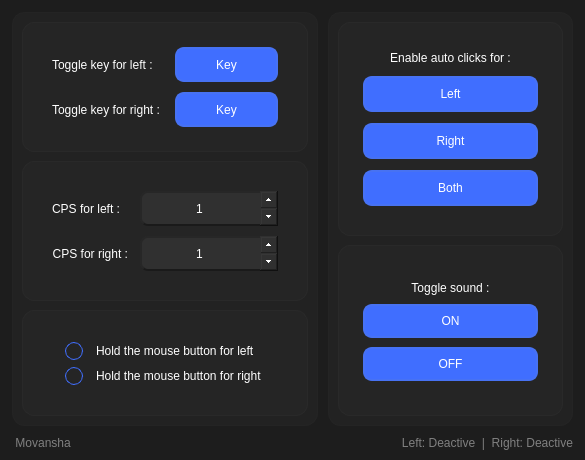
<?xml version="1.0" encoding="UTF-8"?>
<ui version="4.0">
 <author>Movansha</author>
 <class>MainWindowClass</class>
 <widget class="QMainWindow" name="MainWindowClass">
  <property name="geometry">
   <rect>
    <x>0</x>
    <y>0</y>
    <width>585</width>
    <height>460</height>
   </rect>
  </property>
  <property name="minimumSize">
   <size>
    <width>580</width>
    <height>440</height>
   </size>
  </property>
  <property name="maximumSize">
   <size>
    <width>810</width>
    <height>520</height>
   </size>
  </property>
  <property name="windowTitle">
   <string>Berry Clicker</string>
  </property>
  <property name="windowIcon">
   <iconset resource="resources.qrc">
    <normaloff>:/icons/resources/app.ico</normaloff>:/icons/resources/app.ico</iconset>
  </property>
  <property name="iconSize">
   <size>
    <width>32</width>
    <height>32</height>
   </size>
  </property>
  <widget class="QWidget" name="centralWidget">
   <property name="focusPolicy">
    <enum>Qt::FocusPolicy::StrongFocus</enum>
   </property>
   <property name="styleSheet">
    <string notr="true">background: #1d1d1d; color: #ffffff; font: 11pt &quot;Corbel&quot;;</string>
   </property>
   <layout class="QGridLayout" name="gridLayout">
    <property name="leftMargin">
     <number>12</number>
    </property>
    <property name="topMargin">
     <number>12</number>
    </property>
    <property name="rightMargin">
     <number>12</number>
    </property>
    <property name="bottomMargin">
     <number>10</number>
    </property>
    <property name="spacing">
     <number>10</number>
    </property>
    <item row="0" column="0">
     <widget class="QWidget" name="widget_left" native="true">
      <property name="sizePolicy">
       <sizepolicy hsizetype="Expanding" vsizetype="Expanding">
        <horstretch>5</horstretch>
        <verstretch>0</verstretch>
       </sizepolicy>
      </property>
      <property name="styleSheet">
       <string notr="true">QWidget {background: #222222;}
#widget_left {border: 1 solid #242424; border-radius: 13;}</string>
      </property>
      <layout class="QGridLayout" name="gridLayout_2">
       <property name="leftMargin">
        <number>10</number>
       </property>
       <property name="topMargin">
        <number>10</number>
       </property>
       <property name="rightMargin">
        <number>10</number>
       </property>
       <property name="bottomMargin">
        <number>10</number>
       </property>
       <property name="verticalSpacing">
        <number>9</number>
       </property>
       <item row="1" column="0">
        <widget class="QWidget" name="widget_cps" native="true">
         <property name="sizePolicy">
          <sizepolicy hsizetype="Expanding" vsizetype="Expanding">
           <horstretch>0</horstretch>
           <verstretch>0</verstretch>
          </sizepolicy>
         </property>
         <property name="styleSheet">
          <string notr="true">QWidget {background: #252525;}
#widget_cps {border: 1 solid #292929; border-radius: 12;}</string>
         </property>
         <layout class="QGridLayout" name="gridLayout_5">
          <property name="leftMargin">
           <number>30</number>
          </property>
          <property name="topMargin">
           <number>10</number>
          </property>
          <property name="rightMargin">
           <number>30</number>
          </property>
          <property name="bottomMargin">
           <number>10</number>
          </property>
          <property name="horizontalSpacing">
           <number>12</number>
          </property>
          <property name="verticalSpacing">
           <number>10</number>
          </property>
          <item row="1" column="2">
           <widget class="QSpinBox" name="spinbox_left">
            <property name="sizePolicy">
             <sizepolicy hsizetype="Expanding" vsizetype="Expanding">
              <horstretch>0</horstretch>
              <verstretch>0</verstretch>
             </sizepolicy>
            </property>
            <property name="minimumSize">
             <size>
              <width>0</width>
              <height>35</height>
             </size>
            </property>
            <property name="maximumSize">
             <size>
              <width>16777215</width>
              <height>35</height>
             </size>
            </property>
            <property name="cursor">
             <cursorShape>IBeamCursor</cursorShape>
            </property>
            <property name="styleSheet">
             <string notr="true">QSpinBox {
background: #303030;
color: #ffffff;
font: 10pt &quot;Arial&quot;;
border: 2 outset #1a1a1a;
border-radius: 8;
}

QSpinBox::up-button {
width: 18;
height: 18;
subcontrol-origin: border;
subcontrol-position: top right;
}

QSpinBox::down-button {
width: 18;
height: 18;
subcontrol-origin: border;
subcontrol-position: bottom right;
}

QSpinBox::focus {
border: 2 solid #191919;
}</string>
            </property>
            <property name="alignment">
             <set>Qt::AlignmentFlag::AlignCenter</set>
            </property>
            <property name="buttonSymbols">
             <enum>QAbstractSpinBox::ButtonSymbols::UpDownArrows</enum>
            </property>
            <property name="minimum">
             <number>1</number>
            </property>
            <property name="maximum">
             <number>999999999</number>
            </property>
           </widget>
          </item>
          <item row="1" column="1">
           <widget class="QLabel" name="label_left_cps">
            <property name="sizePolicy">
             <sizepolicy hsizetype="Fixed" vsizetype="Preferred">
              <horstretch>0</horstretch>
              <verstretch>0</verstretch>
             </sizepolicy>
            </property>
            <property name="text">
             <string>CPS for left :</string>
            </property>
            <property name="alignment">
             <set>Qt::AlignmentFlag::AlignRight|Qt::AlignmentFlag::AlignTrailing|Qt::AlignmentFlag::AlignVCenter</set>
            </property>
           </widget>
          </item>
          <item row="2" column="1">
           <widget class="QLabel" name="label_right_cps">
            <property name="sizePolicy">
             <sizepolicy hsizetype="Fixed" vsizetype="Preferred">
              <horstretch>0</horstretch>
              <verstretch>0</verstretch>
             </sizepolicy>
            </property>
            <property name="text">
             <string>CPS for right :</string>
            </property>
            <property name="alignment">
             <set>Qt::AlignmentFlag::AlignRight|Qt::AlignmentFlag::AlignTrailing|Qt::AlignmentFlag::AlignVCenter</set>
            </property>
           </widget>
          </item>
          <item row="2" column="2">
           <widget class="QSpinBox" name="spinbox_right">
            <property name="sizePolicy">
             <sizepolicy hsizetype="Expanding" vsizetype="Expanding">
              <horstretch>0</horstretch>
              <verstretch>0</verstretch>
             </sizepolicy>
            </property>
            <property name="minimumSize">
             <size>
              <width>0</width>
              <height>35</height>
             </size>
            </property>
            <property name="maximumSize">
             <size>
              <width>16777215</width>
              <height>35</height>
             </size>
            </property>
            <property name="cursor">
             <cursorShape>IBeamCursor</cursorShape>
            </property>
            <property name="styleSheet">
             <string notr="true">QSpinBox {
background: #303030;
color: #ffffff;
font: 10pt &quot;Arial&quot;;
border: 2 outset #1a1a1a;
border-radius: 8;
}

QSpinBox::up-button {
width: 18;
height: 18;
subcontrol-origin: border;
subcontrol-position: top right;
}

QSpinBox::down-button {
width: 18;
height: 18;
subcontrol-origin: border;
subcontrol-position: bottom right;
}

QSpinBox::focus {
border: 2 solid #191919;
}</string>
            </property>
            <property name="alignment">
             <set>Qt::AlignmentFlag::AlignCenter</set>
            </property>
            <property name="minimum">
             <number>1</number>
            </property>
            <property name="maximum">
             <number>999999999</number>
            </property>
           </widget>
          </item>
          <item row="3" column="1" colspan="2">
           <spacer name="verticalSpacer_4">
            <property name="orientation">
             <enum>Qt::Orientation::Vertical</enum>
            </property>
            <property name="sizeHint" stdset="0">
             <size>
              <width>20</width>
              <height>20</height>
             </size>
            </property>
           </spacer>
          </item>
          <item row="0" column="1" colspan="2">
           <spacer name="verticalSpacer_3">
            <property name="orientation">
             <enum>Qt::Orientation::Vertical</enum>
            </property>
            <property name="sizeHint" stdset="0">
             <size>
              <width>20</width>
              <height>20</height>
             </size>
            </property>
           </spacer>
          </item>
         </layout>
        </widget>
       </item>
       <item row="0" column="0">
        <widget class="QWidget" name="widget_tk" native="true">
         <property name="sizePolicy">
          <sizepolicy hsizetype="Expanding" vsizetype="Expanding">
           <horstretch>0</horstretch>
           <verstretch>0</verstretch>
          </sizepolicy>
         </property>
         <property name="styleSheet">
          <string notr="true">QWidget {background: #252525;}
#widget_tk {border: 1 solid #292929; border-radius: 12;}</string>
         </property>
         <layout class="QGridLayout" name="gridLayout_6">
          <property name="leftMargin">
           <number>30</number>
          </property>
          <property name="topMargin">
           <number>5</number>
          </property>
          <property name="rightMargin">
           <number>30</number>
          </property>
          <property name="bottomMargin">
           <number>5</number>
          </property>
          <property name="horizontalSpacing">
           <number>15</number>
          </property>
          <property name="verticalSpacing">
           <number>10</number>
          </property>
          <item row="1" column="0">
           <widget class="QLabel" name="label_tk_left">
            <property name="sizePolicy">
             <sizepolicy hsizetype="Fixed" vsizetype="Preferred">
              <horstretch>0</horstretch>
              <verstretch>0</verstretch>
             </sizepolicy>
            </property>
            <property name="text">
             <string>Toggle key for left :</string>
            </property>
           </widget>
          </item>
          <item row="1" column="1">
           <widget class="QPushButton" name="button_tk_left">
            <property name="sizePolicy">
             <sizepolicy hsizetype="Expanding" vsizetype="Expanding">
              <horstretch>0</horstretch>
              <verstretch>0</verstretch>
             </sizepolicy>
            </property>
            <property name="minimumSize">
             <size>
              <width>0</width>
              <height>35</height>
             </size>
            </property>
            <property name="maximumSize">
             <size>
              <width>16777215</width>
              <height>35</height>
             </size>
            </property>
            <property name="cursor">
             <cursorShape>PointingHandCursor</cursorShape>
            </property>
            <property name="focusPolicy">
             <enum>Qt::FocusPolicy::TabFocus</enum>
            </property>
            <property name="styleSheet">
             <string notr="true">QPushButton {
background: #406eff;
color: #ffffff;
border: 2 solid #4772f3;
border-radius: 9;
}

QPushButton::hover {
background: #709bff;
border: 2 solid #739dff;
}

QPushButton::focus {
background: #709bff;
border: 2 solid #739dff;
}

QPushButton::pressed {
background: #7383ea;
border: 2 solid #6476ce;
}</string>
            </property>
            <property name="text">
             <string>Key</string>
            </property>
           </widget>
          </item>
          <item row="2" column="0">
           <widget class="QLabel" name="label_tk_right">
            <property name="sizePolicy">
             <sizepolicy hsizetype="Fixed" vsizetype="Preferred">
              <horstretch>0</horstretch>
              <verstretch>0</verstretch>
             </sizepolicy>
            </property>
            <property name="text">
             <string>Toggle key for right :</string>
            </property>
           </widget>
          </item>
          <item row="3" column="0" colspan="2">
           <spacer name="verticalSpacer_6">
            <property name="orientation">
             <enum>Qt::Orientation::Vertical</enum>
            </property>
            <property name="sizeHint" stdset="0">
             <size>
              <width>20</width>
              <height>20</height>
             </size>
            </property>
           </spacer>
          </item>
          <item row="2" column="1">
           <widget class="QPushButton" name="button_tk_right">
            <property name="sizePolicy">
             <sizepolicy hsizetype="Expanding" vsizetype="Expanding">
              <horstretch>0</horstretch>
              <verstretch>0</verstretch>
             </sizepolicy>
            </property>
            <property name="minimumSize">
             <size>
              <width>0</width>
              <height>35</height>
             </size>
            </property>
            <property name="maximumSize">
             <size>
              <width>16777215</width>
              <height>35</height>
             </size>
            </property>
            <property name="cursor">
             <cursorShape>PointingHandCursor</cursorShape>
            </property>
            <property name="focusPolicy">
             <enum>Qt::FocusPolicy::TabFocus</enum>
            </property>
            <property name="styleSheet">
             <string notr="true">QPushButton {
background: #406eff;
color: #ffffff;
border: 2 solid #4772f3;
border-radius: 9;
}

QPushButton::hover {
background: #709bff;
border: 2 solid #739dff;
}

QPushButton::focus {
background: #709bff;
border: 2 solid #739dff;
}

QPushButton::pressed {
background: #7383ea;
border: 2 solid #6476ce;
}</string>
            </property>
            <property name="text">
             <string>Key</string>
            </property>
           </widget>
          </item>
          <item row="0" column="0" colspan="2">
           <spacer name="verticalSpacer_5">
            <property name="orientation">
             <enum>Qt::Orientation::Vertical</enum>
            </property>
            <property name="sizeHint" stdset="0">
             <size>
              <width>20</width>
              <height>20</height>
             </size>
            </property>
           </spacer>
          </item>
         </layout>
        </widget>
       </item>
       <item row="2" column="0">
        <widget class="QWidget" name="widget_checkbox" native="true">
         <property name="sizePolicy">
          <sizepolicy hsizetype="Expanding" vsizetype="Expanding">
           <horstretch>0</horstretch>
           <verstretch>0</verstretch>
          </sizepolicy>
         </property>
         <property name="styleSheet">
          <string notr="true">QWidget {background: #252525;}
#widget_checkbox {border: 1 solid #292929; border-radius: 12;}</string>
         </property>
         <layout class="QGridLayout" name="gridLayout_4">
          <property name="leftMargin">
           <number>20</number>
          </property>
          <property name="topMargin">
           <number>10</number>
          </property>
          <property name="rightMargin">
           <number>20</number>
          </property>
          <property name="bottomMargin">
           <number>10</number>
          </property>
          <property name="verticalSpacing">
           <number>7</number>
          </property>
          <item row="2" column="1">
           <widget class="QCheckBox" name="checkbox_hold_R">
            <property name="cursor">
             <cursorShape>PointingHandCursor</cursorShape>
            </property>
            <property name="focusPolicy">
             <enum>Qt::FocusPolicy::TabFocus</enum>
            </property>
            <property name="styleSheet">
             <string notr="true">QCheckBox {spacing: 13;}

QCheckBox::indicator {
width: 16;
height: 16;
border: 1 solid #406eff;
border-radius: 9;
}

QCheckBox::indicator:hover {
background: #383838;
}

QCheckBox::indicator:focus {
background: #383838;
}

QCheckBox::indicator:pressed {
background: #232323;
}

QCheckBox::indicator:checked {
background: #406eff;
border: 1 solid #4a77ff;
}

QCheckBox::indicator:checked:hover {
background: #6991ff;
border: 1 solid #7398ff;
}

QCheckBox::indicator:checked:focus {
border: 1 solid #7398ff;
background: #6991ff;
}

QCheckBox::indicator:checked:pressed {
background: #788bf5;
border: 1 solid #7383ea;
}</string>
            </property>
            <property name="text">
             <string>Hold the mouse button for right </string>
            </property>
           </widget>
          </item>
          <item row="1" column="1">
           <widget class="QCheckBox" name="checkbox_hold_L">
            <property name="cursor">
             <cursorShape>PointingHandCursor</cursorShape>
            </property>
            <property name="focusPolicy">
             <enum>Qt::FocusPolicy::TabFocus</enum>
            </property>
            <property name="styleSheet">
             <string notr="true">QCheckBox {spacing: 13;}

QCheckBox::indicator {
width: 16;
height: 16;
border: 1 solid #406eff;
border-radius: 9;
}

QCheckBox::indicator:hover {
background: #383838;
}

QCheckBox::indicator:focus {
background: #383838;
}

QCheckBox::indicator:pressed {
background: #232323;
}

QCheckBox::indicator:checked {
background: #406eff;
border: 1 solid #4a77ff;
}

QCheckBox::indicator:checked:hover {
background: #6991ff;
border: 1 solid #7398ff;
}

QCheckBox::indicator:checked:focus {
border: 1 solid #7398ff;
background: #6991ff;
}

QCheckBox::indicator:checked:pressed {
background: #788bf5;
border: 1 solid #7383ea;
}</string>
            </property>
            <property name="text">
             <string>Hold the mouse button for left</string>
            </property>
           </widget>
          </item>
          <item row="0" column="1">
           <spacer name="verticalSpacer">
            <property name="orientation">
             <enum>Qt::Orientation::Vertical</enum>
            </property>
            <property name="sizeHint" stdset="0">
             <size>
              <width>20</width>
              <height>5</height>
             </size>
            </property>
           </spacer>
          </item>
          <item row="1" column="0" rowspan="2">
           <spacer name="horizontalSpacer">
            <property name="orientation">
             <enum>Qt::Orientation::Horizontal</enum>
            </property>
            <property name="sizeHint" stdset="0">
             <size>
              <width>5</width>
              <height>20</height>
             </size>
            </property>
           </spacer>
          </item>
          <item row="3" column="1">
           <spacer name="verticalSpacer_2">
            <property name="orientation">
             <enum>Qt::Orientation::Vertical</enum>
            </property>
            <property name="sizeHint" stdset="0">
             <size>
              <width>20</width>
              <height>5</height>
             </size>
            </property>
           </spacer>
          </item>
          <item row="1" column="2" rowspan="2">
           <spacer name="horizontalSpacer_2">
            <property name="orientation">
             <enum>Qt::Orientation::Horizontal</enum>
            </property>
            <property name="sizeHint" stdset="0">
             <size>
              <width>5</width>
              <height>20</height>
             </size>
            </property>
           </spacer>
          </item>
         </layout>
        </widget>
       </item>
      </layout>
     </widget>
    </item>
    <item row="0" column="1">
     <widget class="QWidget" name="widget_right" native="true">
      <property name="sizePolicy">
       <sizepolicy hsizetype="Expanding" vsizetype="Expanding">
        <horstretch>4</horstretch>
        <verstretch>0</verstretch>
       </sizepolicy>
      </property>
      <property name="layoutDirection">
       <enum>Qt::LayoutDirection::RightToLeft</enum>
      </property>
      <property name="styleSheet">
       <string notr="true">QWidget {background: #222222;}
#widget_right {border: 1 solid #242424; border-radius: 13;}</string>
      </property>
      <layout class="QGridLayout" name="gridLayout_3">
       <property name="leftMargin">
        <number>10</number>
       </property>
       <property name="topMargin">
        <number>10</number>
       </property>
       <property name="rightMargin">
        <number>10</number>
       </property>
       <property name="bottomMargin">
        <number>10</number>
       </property>
       <property name="verticalSpacing">
        <number>9</number>
       </property>
       <item row="0" column="0">
        <widget class="QWidget" name="widget_mb" native="true">
         <property name="sizePolicy">
          <sizepolicy hsizetype="Expanding" vsizetype="Expanding">
           <horstretch>0</horstretch>
           <verstretch>5</verstretch>
          </sizepolicy>
         </property>
         <property name="styleSheet">
          <string notr="true">QWidget {background: #252525;}
#widget_mb {border: 1 solid #292929; border-radius: 12;}</string>
         </property>
         <layout class="QGridLayout" name="gridLayout_7">
          <property name="leftMargin">
           <number>25</number>
          </property>
          <property name="topMargin">
           <number>10</number>
          </property>
          <property name="rightMargin">
           <number>25</number>
          </property>
          <property name="bottomMargin">
           <number>10</number>
          </property>
          <property name="verticalSpacing">
           <number>11</number>
          </property>
          <item row="5" column="0">
           <spacer name="verticalSpacer_8">
            <property name="orientation">
             <enum>Qt::Orientation::Vertical</enum>
            </property>
            <property name="sizeHint" stdset="0">
             <size>
              <width>20</width>
              <height>30</height>
             </size>
            </property>
           </spacer>
          </item>
          <item row="1" column="0">
           <widget class="QLabel" name="label_mb">
            <property name="sizePolicy">
             <sizepolicy hsizetype="Expanding" vsizetype="Preferred">
              <horstretch>0</horstretch>
              <verstretch>0</verstretch>
             </sizepolicy>
            </property>
            <property name="text">
             <string>Enable auto clicks for :</string>
            </property>
            <property name="alignment">
             <set>Qt::AlignmentFlag::AlignCenter</set>
            </property>
            <property name="margin">
             <number>5</number>
            </property>
           </widget>
          </item>
          <item row="2" column="0">
           <widget class="QPushButton" name="button_left">
            <property name="sizePolicy">
             <sizepolicy hsizetype="Expanding" vsizetype="Expanding">
              <horstretch>0</horstretch>
              <verstretch>0</verstretch>
             </sizepolicy>
            </property>
            <property name="minimumSize">
             <size>
              <width>0</width>
              <height>36</height>
             </size>
            </property>
            <property name="maximumSize">
             <size>
              <width>16777215</width>
              <height>36</height>
             </size>
            </property>
            <property name="cursor">
             <cursorShape>ArrowCursor</cursorShape>
            </property>
            <property name="focusPolicy">
             <enum>Qt::FocusPolicy::TabFocus</enum>
            </property>
            <property name="layoutDirection">
             <enum>Qt::LayoutDirection::LeftToRight</enum>
            </property>
            <property name="styleSheet">
             <string notr="true">QPushButton {
background: #406eff;
color: #ffffff;
border: 2 solid #4772f3;
border-radius: 9;
}

QPushButton::hover {
background: #709bff;
border: 2 solid #739dff;
}

QPushButton::focus {
background: #709bff;
border: 2 solid #739dff;
}

QPushButton::pressed {
background: #7383ea;
border: 2 solid #6476ce;
}</string>
            </property>
            <property name="text">
             <string>Left</string>
            </property>
            <property name="icon">
             <iconset resource="resources.qrc">
              <normaloff>:/mouse_icons/resources/mouse_icons/left.png</normaloff>:/mouse_icons/resources/mouse_icons/left.png</iconset>
            </property>
            <property name="iconSize">
             <size>
              <width>24</width>
              <height>24</height>
             </size>
            </property>
           </widget>
          </item>
          <item row="3" column="0">
           <widget class="QPushButton" name="button_right">
            <property name="sizePolicy">
             <sizepolicy hsizetype="Expanding" vsizetype="Expanding">
              <horstretch>0</horstretch>
              <verstretch>0</verstretch>
             </sizepolicy>
            </property>
            <property name="minimumSize">
             <size>
              <width>0</width>
              <height>36</height>
             </size>
            </property>
            <property name="maximumSize">
             <size>
              <width>16777215</width>
              <height>36</height>
             </size>
            </property>
            <property name="cursor">
             <cursorShape>ArrowCursor</cursorShape>
            </property>
            <property name="focusPolicy">
             <enum>Qt::FocusPolicy::TabFocus</enum>
            </property>
            <property name="layoutDirection">
             <enum>Qt::LayoutDirection::LeftToRight</enum>
            </property>
            <property name="styleSheet">
             <string notr="true">QPushButton {
background: #406eff;
color: #ffffff;
border: 2 solid #4772f3;
border-radius: 9;
}

QPushButton::hover {
background: #709bff;
border: 2 solid #739dff;
}

QPushButton::focus {
background: #709bff;
border: 2 solid #739dff;
}

QPushButton::pressed {
background: #7383ea;
border: 2 solid #6476ce;
}</string>
            </property>
            <property name="text">
             <string>Right</string>
            </property>
            <property name="icon">
             <iconset resource="resources.qrc">
              <normaloff>:/mouse_icons/resources/mouse_icons/right.png</normaloff>:/mouse_icons/resources/mouse_icons/right.png</iconset>
            </property>
            <property name="iconSize">
             <size>
              <width>24</width>
              <height>24</height>
             </size>
            </property>
           </widget>
          </item>
          <item row="4" column="0">
           <widget class="QPushButton" name="button_both">
            <property name="sizePolicy">
             <sizepolicy hsizetype="Expanding" vsizetype="Expanding">
              <horstretch>0</horstretch>
              <verstretch>0</verstretch>
             </sizepolicy>
            </property>
            <property name="minimumSize">
             <size>
              <width>0</width>
              <height>36</height>
             </size>
            </property>
            <property name="maximumSize">
             <size>
              <width>16777215</width>
              <height>36</height>
             </size>
            </property>
            <property name="cursor">
             <cursorShape>ArrowCursor</cursorShape>
            </property>
            <property name="focusPolicy">
             <enum>Qt::FocusPolicy::TabFocus</enum>
            </property>
            <property name="layoutDirection">
             <enum>Qt::LayoutDirection::LeftToRight</enum>
            </property>
            <property name="styleSheet">
             <string notr="true">QPushButton {
background: #406eff;
color: #ffffff;
border: 2 solid #4772f3;
border-radius: 9;
}

QPushButton::hover {
background: #709bff;
border: 2 solid #739dff;
}

QPushButton::focus {
background: #709bff;
border: 2 solid #739dff;
}

QPushButton::pressed {
background: #7383ea;
border: 2 solid #6476ce;
}</string>
            </property>
            <property name="text">
             <string>Both</string>
            </property>
            <property name="icon">
             <iconset resource="resources.qrc">
              <normaloff>:/mouse_icons/resources/mouse_icons/both.png</normaloff>:/mouse_icons/resources/mouse_icons/both.png</iconset>
            </property>
            <property name="iconSize">
             <size>
              <width>24</width>
              <height>24</height>
             </size>
            </property>
           </widget>
          </item>
          <item row="0" column="0">
           <spacer name="verticalSpacer_7">
            <property name="orientation">
             <enum>Qt::Orientation::Vertical</enum>
            </property>
            <property name="sizeHint" stdset="0">
             <size>
              <width>20</width>
              <height>30</height>
             </size>
            </property>
           </spacer>
          </item>
         </layout>
        </widget>
       </item>
       <item row="1" column="0">
        <widget class="QWidget" name="widget_sound" native="true">
         <property name="sizePolicy">
          <sizepolicy hsizetype="Expanding" vsizetype="Expanding">
           <horstretch>0</horstretch>
           <verstretch>4</verstretch>
          </sizepolicy>
         </property>
         <property name="styleSheet">
          <string notr="true">QWidget {background: #252525;}
#widget_sound {border: 1 solid #292929; border-radius: 12;}</string>
         </property>
         <layout class="QGridLayout" name="gridLayout_8">
          <property name="leftMargin">
           <number>25</number>
          </property>
          <property name="topMargin">
           <number>5</number>
          </property>
          <property name="rightMargin">
           <number>25</number>
          </property>
          <property name="bottomMargin">
           <number>5</number>
          </property>
          <property name="verticalSpacing">
           <number>9</number>
          </property>
          <item row="0" column="0">
           <spacer name="verticalSpacer_9">
            <property name="orientation">
             <enum>Qt::Orientation::Vertical</enum>
            </property>
            <property name="sizeHint" stdset="0">
             <size>
              <width>20</width>
              <height>25</height>
             </size>
            </property>
           </spacer>
          </item>
          <item row="1" column="0">
           <widget class="QLabel" name="label_sound">
            <property name="sizePolicy">
             <sizepolicy hsizetype="Expanding" vsizetype="Preferred">
              <horstretch>0</horstretch>
              <verstretch>0</verstretch>
             </sizepolicy>
            </property>
            <property name="text">
             <string>Toggle sound :</string>
            </property>
            <property name="alignment">
             <set>Qt::AlignmentFlag::AlignCenter</set>
            </property>
            <property name="margin">
             <number>5</number>
            </property>
           </widget>
          </item>
          <item row="2" column="0">
           <widget class="QPushButton" name="button_ON">
            <property name="sizePolicy">
             <sizepolicy hsizetype="Expanding" vsizetype="Expanding">
              <horstretch>0</horstretch>
              <verstretch>0</verstretch>
             </sizepolicy>
            </property>
            <property name="minimumSize">
             <size>
              <width>0</width>
              <height>34</height>
             </size>
            </property>
            <property name="maximumSize">
             <size>
              <width>16777215</width>
              <height>34</height>
             </size>
            </property>
            <property name="cursor">
             <cursorShape>ArrowCursor</cursorShape>
            </property>
            <property name="focusPolicy">
             <enum>Qt::FocusPolicy::TabFocus</enum>
            </property>
            <property name="layoutDirection">
             <enum>Qt::LayoutDirection::LeftToRight</enum>
            </property>
            <property name="styleSheet">
             <string notr="true">QPushButton {
background: #406eff;
color: #ffffff;
border: 2 solid #4772f3;
border-radius: 9;
}

QPushButton::hover {
background: #709bff;
border: 2 solid #739dff;
}

QPushButton::focus {
background: #709bff;
border: 2 solid #739dff;
}

QPushButton::pressed {
background: #7383ea;
border: 2 solid #6476ce;
}</string>
            </property>
            <property name="text">
             <string>ON</string>
            </property>
           </widget>
          </item>
          <item row="4" column="0">
           <spacer name="verticalSpacer_10">
            <property name="orientation">
             <enum>Qt::Orientation::Vertical</enum>
            </property>
            <property name="sizeHint" stdset="0">
             <size>
              <width>20</width>
              <height>25</height>
             </size>
            </property>
           </spacer>
          </item>
          <item row="3" column="0">
           <widget class="QPushButton" name="button_OFF">
            <property name="sizePolicy">
             <sizepolicy hsizetype="Expanding" vsizetype="Expanding">
              <horstretch>0</horstretch>
              <verstretch>0</verstretch>
             </sizepolicy>
            </property>
            <property name="minimumSize">
             <size>
              <width>0</width>
              <height>34</height>
             </size>
            </property>
            <property name="maximumSize">
             <size>
              <width>16777215</width>
              <height>34</height>
             </size>
            </property>
            <property name="cursor">
             <cursorShape>ArrowCursor</cursorShape>
            </property>
            <property name="focusPolicy">
             <enum>Qt::FocusPolicy::TabFocus</enum>
            </property>
            <property name="layoutDirection">
             <enum>Qt::LayoutDirection::LeftToRight</enum>
            </property>
            <property name="styleSheet">
             <string notr="true">QPushButton {
background: #406eff;
color: #ffffff;
border: 2 solid #4772f3;
border-radius: 9;
}

QPushButton::hover {
background: #709bff;
border: 2 solid #739dff;
}

QPushButton::focus {
background: #709bff;
border: 2 solid #739dff;
}

QPushButton::pressed {
background: #7383ea;
border: 2 solid #6476ce;
}</string>
            </property>
            <property name="text">
             <string>OFF</string>
            </property>
           </widget>
          </item>
         </layout>
        </widget>
       </item>
      </layout>
     </widget>
    </item>
    <item row="1" column="0">
     <widget class="QPushButton" name="button_developer">
      <property name="sizePolicy">
       <sizepolicy hsizetype="Fixed" vsizetype="Preferred">
        <horstretch>0</horstretch>
        <verstretch>0</verstretch>
       </sizepolicy>
      </property>
      <property name="cursor">
       <cursorShape>PointingHandCursor</cursorShape>
      </property>
      <property name="focusPolicy">
       <enum>Qt::FocusPolicy::TabFocus</enum>
      </property>
      <property name="styleSheet">
       <string notr="true">border: 0; color: #808080; font: 10pt &quot;Corbel&quot;;</string>
      </property>
      <property name="text">
       <string> Movansha</string>
      </property>
      <property name="icon">
       <iconset resource="resources.qrc">
        <normaloff>:/icons/resources/m-dark.png</normaloff>:/icons/resources/m-dark.png</iconset>
      </property>
      <property name="iconSize">
       <size>
        <width>14</width>
        <height>14</height>
       </size>
      </property>
     </widget>
    </item>
    <item row="1" column="1">
     <widget class="QLabel" name="label_status">
      <property name="sizePolicy">
       <sizepolicy hsizetype="Fixed" vsizetype="Preferred">
        <horstretch>0</horstretch>
        <verstretch>0</verstretch>
       </sizepolicy>
      </property>
      <property name="layoutDirection">
       <enum>Qt::LayoutDirection::RightToLeft</enum>
      </property>
      <property name="styleSheet">
       <string notr="true">color: #808080; font: 10pt &quot;Corbel&quot;;</string>
      </property>
      <property name="text">
       <string>Left: Deactive  |  Right: Deactive</string>
      </property>
      <property name="alignment">
       <set>Qt::AlignmentFlag::AlignRight|Qt::AlignmentFlag::AlignTrailing|Qt::AlignmentFlag::AlignVCenter</set>
      </property>
     </widget>
    </item>
   </layout>
  </widget>
 </widget>
 <layoutdefault spacing="6" margin="11"/>
 <resources>
  <include location="resources.qrc"/>
 </resources>
 <connections/>
</ui>
